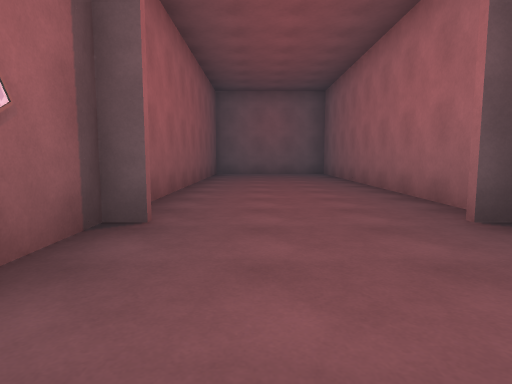
View 1 (above)

16 first-person views from a walk through a scene from a Unity 3-D project. The camera is 1.2 m above the floor, tilts 6° down and sees 75° across. The floor is counted in squares, 2 m on a side. Each view is taken from the middle of a square. On the plan, view 1 faces up. The plan holds only what a view shows up to about 10 squares ahead; the rest is blank. The player is left out. Some surface patterns are stand-ins.

View 2
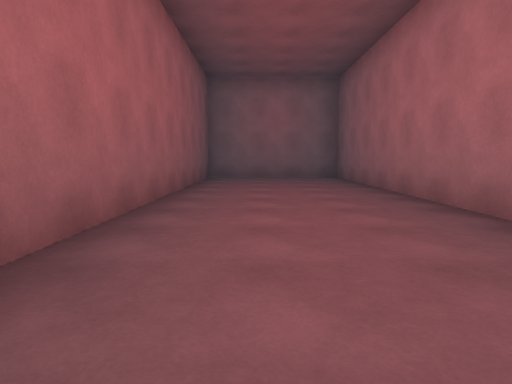

View 3
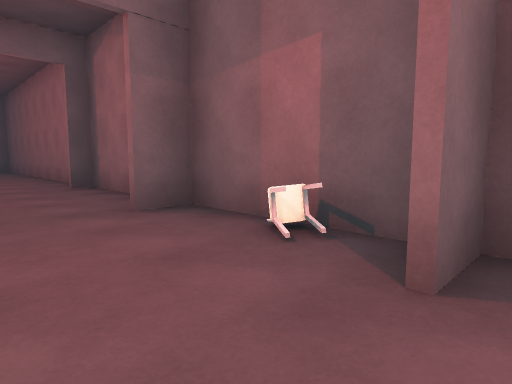

View 4
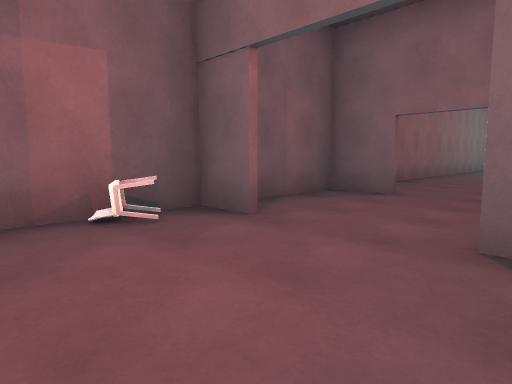

View 5
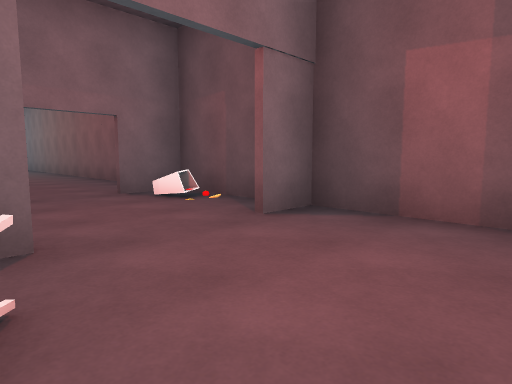

View 6
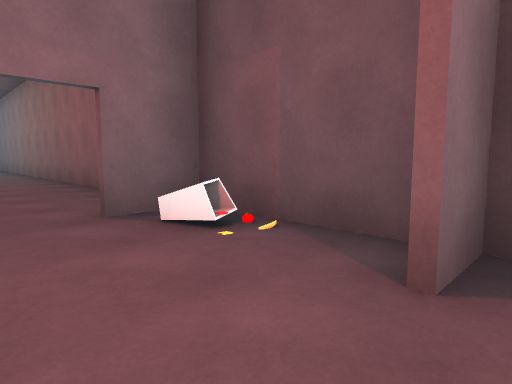

View 7
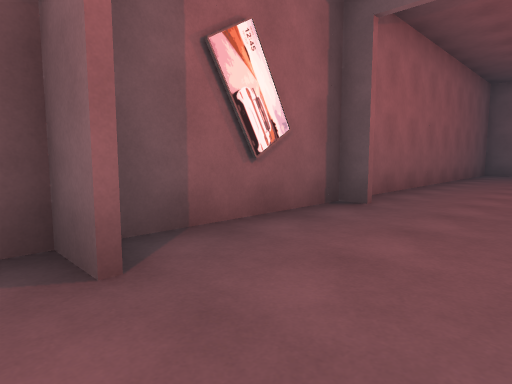

View 8
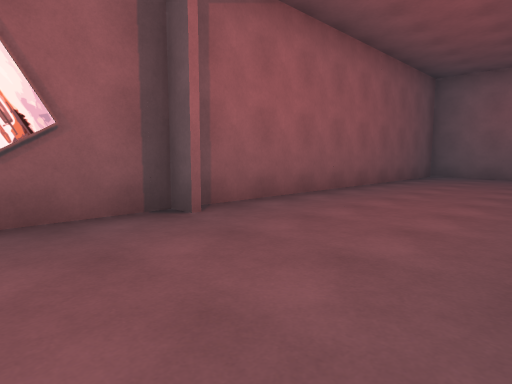

View 9
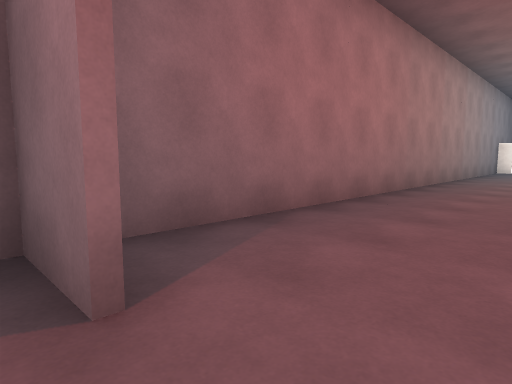

View 10
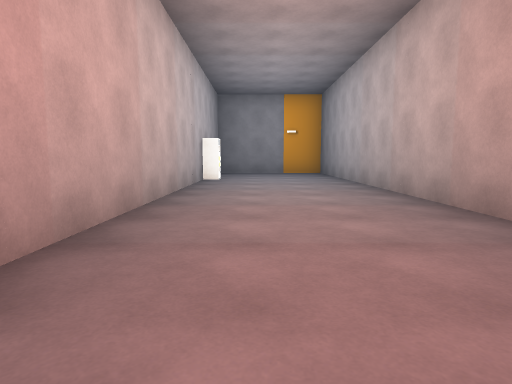

View 11
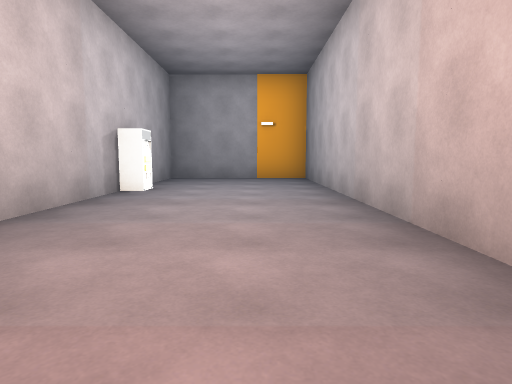

View 12
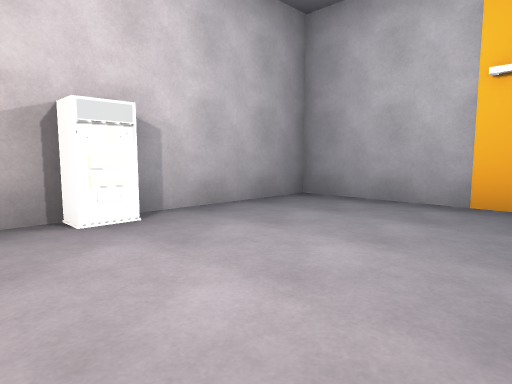

View 13
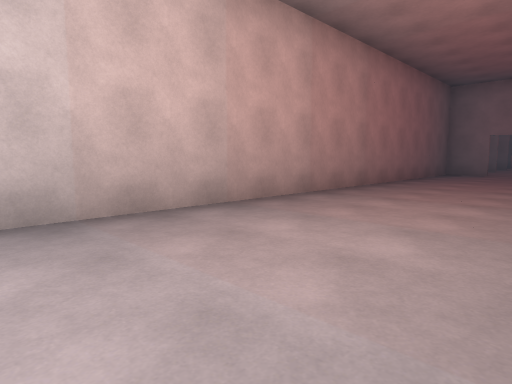

View 14
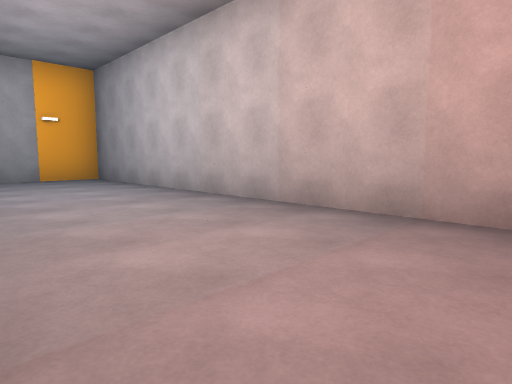

View 15
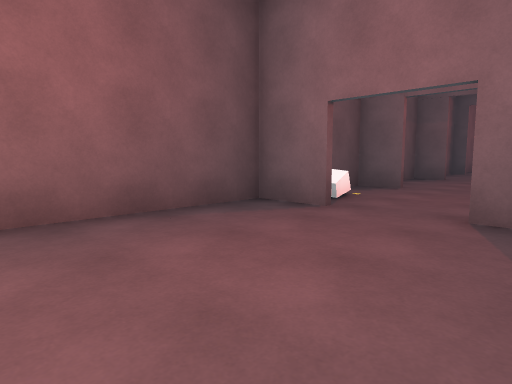

View 16
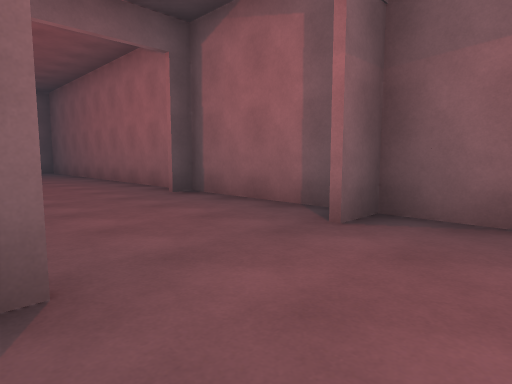

### Floor plan
Ten units are one square. View 1 is at (0, 0); x grows to the right and y downward. Boxes are objects, and circles mark ways between rooms. Rooms are numbered by the first view taken in them; rooms with no view inside come last. Other rooms are left out.
<svg viewBox="-20 -124 50 384">
<path fill="none" stroke="#000" d="M-6 4 -14 4 -14 34M-15 34 -5 34M15 34 25 34M24 34 24 4 16 4M25 -30 20 -30M-9 -30 -15 -30M24 -1 24 -119 -14 -119 -14 0M-5 36 -15 36M12 64 25 64M-15 64 -2 64M-14 34 -14 66M25 36 15 36M24 66 24 34M-1 245 24 245 24 66M-2 65 -15 65M-14 66 -14 245"/>
<rect x="15" y="15" width="10" height="10" fill="#bbb"><title>other object</title></rect>
<rect x="-15" y="55" width="10" height="10" fill="#bbb"><title>other object</title></rect>
<rect x="-15" y="45" width="10" height="10" fill="#bbb"><title>other object</title></rect>
<rect x="-5" y="45" width="10" height="10" fill="#bbb"><title>other object</title></rect>
<rect x="-15" y="245" width="10" height="10" fill="#bbb"><title>other object</title></rect>
<rect x="15" y="205" width="10" height="10" fill="#bbb"><title>other object</title></rect>
<circle cx="5" cy="0" r="3" fill="#2a7"/>
<circle cx="5" cy="40" r="3" fill="#2a7"/>
<circle cx="5" cy="70" r="3" fill="#2a7"/>
<text x="0" y="20">1</text>
<text x="10" y="-60">2</text>
<text x="0" y="50">3</text>
<text x="0" y="160">4</text>
</svg>
Room 1 opens to room 2. Room 1 opens to room 3. Room 3 opens to room 4.

Where each view was taken, in squares from view 1:
view 1: 0 up, 0 right, facing up
view 2: 2 up, 0 right, facing up
view 3: 4 down, 0 right, facing up-right
view 4: 1 down, 1 left, facing down-right
view 5: 1 down, 2 right, facing down-left
view 6: 3 down, 1 right, facing down-left
view 7: 1 down, 1 right, facing up-left
view 8: 1 up, 2 right, facing up-left
view 9: 6 down, 0 right, facing down-right
view 10: 12 down, 1 right, facing down
view 11: 15 down, 0 right, facing down
view 12: 20 down, 1 left, facing down-right
view 13: 19 down, 2 right, facing up-left
view 14: 15 down, 2 right, facing down-left
view 15: 10 down, 2 right, facing up-left
view 16: 2 down, 1 left, facing up-right
